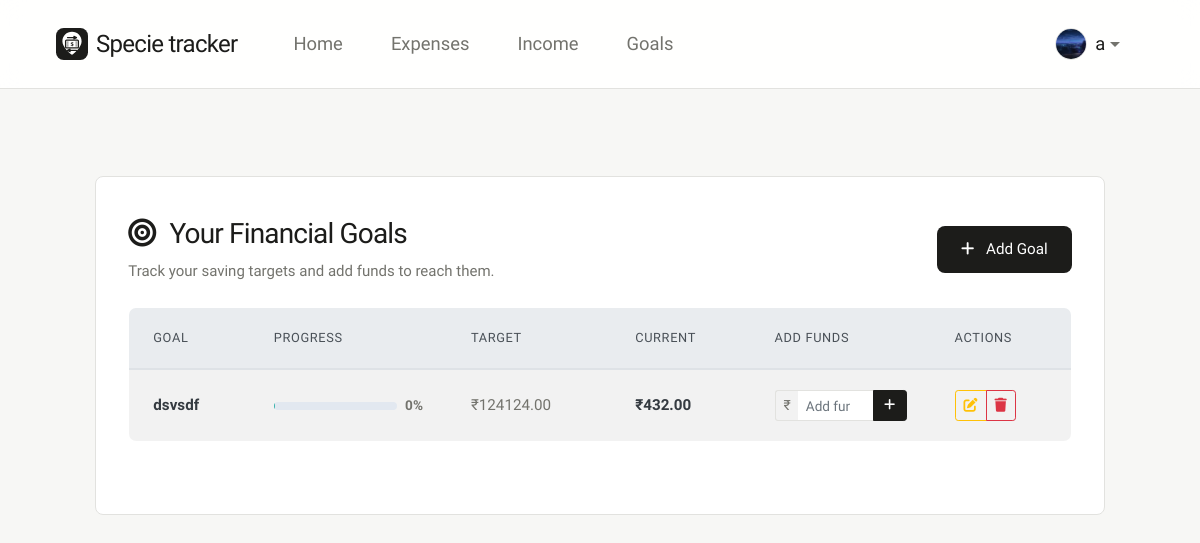
/view_goals (signed in), run on the app's committed database.
### finance_app/models.py (models this page shows)
class User(db.Model):
    __tablename__ = 'users'
    id = db.Column(db.Integer, primary_key=True, autoincrement=True)
    username = db.Column(db.String(80), unique=True, nullable=False)
    password = db.Column(db.String(120), nullable=False)
    profile_image = db.Column(db.String(255))
    expenses = db.relationship('Expense', backref='user', lazy=True)
    goals = db.relationship('Goal', backref='user', lazy=True)
    incomes = db.relationship('Income', backref='user', lazy=True)

class Goal(db.Model):
    __tablename__ = 'goals'
    id = db.Column(db.Integer, primary_key=True, autoincrement=True)
    user_id = db.Column(db.Integer, db.ForeignKey('users.id'), nullable=False)
    goal = db.Column(db.String(255), nullable=False)
    target_amount = db.Column(db.Float, nullable=False)
    current_amount = db.Column(db.Float, nullable=False)

### finance_app/routes/goals.py (the view)
    @app.route('/view_goals')
    def view_goals():
        if 'user_id' not in session:
            return redirect(url_for('login'))
        user_id = session['user_id']
        raw_goals = get_goals_by_user_id(user_id)
        goals = []
        leftovers_history = []
        total_leftovers = 0.0
        if raw_goals:
            leftovers_history, total_leftovers = get_leftover_salary_history(user_id)
            first_goal = raw_goals[0]
            modified_first = list(first_goal)
            modified_first[4] = float(modified_first[4] or 0.0) + total_leftovers
            goals.append(tuple(modified_first))
            for g in raw_goals[1:]:
                goals.append(g)
        return render_template('view_goals.html', goals=goals, leftovers_history=leftovers_history, total_leftovers=total_leftovers)

### finance_app/helpers.py (called while the page is built, shortened)
def get_leftover_salary_history(user_id):
    incomes = get_income_by_user_id(user_id)
    expenses = get_expenses_fortbl_by_user_id(user_id)
    income_by_month = {}
    for inc in incomes:
        dt = inc[4]
        if not dt:
            continue
        ym = dt[:7]
        income_by_month[ym] = income_by_month.get(ym, 0.0) + inc[3]
    expense_by_month = {}
    for exp in expenses:
        dt = exp[4]
        if not dt:
            continue
        ym = dt[:7]
        expense_by_month[ym] = expense_by_month.get(ym, 0.0) + exp[3]
    all_months = sorted(list(set(list(income_by_month.keys()) + list(expense_by_month.keys()))))
    leftovers = []
    total_leftover = 0.0
    for ym in all_months:
        inc = income_by_month.get(ym, 0.0)
        exp = expense_by_month.get(ym, 0.0)
        left = inc - exp
    return leftovers, total_leftover

### finance_app/models.py (called while the page is built)
def get_income_by_user_id(user_id):
    incomes = Income.query.filter_by(user_id=user_id).all()
    return [(inc.id, inc.user_id, inc.source, inc.amount, inc.date) for inc in incomes]

def get_expenses_fortbl_by_user_id(user_id):
    expenses = Expense.query.filter_by(user_id=user_id).all()
    return [(exp.id, exp.user_id, exp.category, exp.amount, exp.date, exp.description) for exp in expenses]

def get_goals_by_user_id(user_id):
    goals = Goal.query.filter_by(user_id=user_id).all()
    return [(g.id, g.user_id, g.goal, g.target_amount, g.current_amount) for g in goals]

def get_user_by_id(user_id):
    user = db.session.get(User, user_id)
    if user:
        return {'id': user.id, 'username': user.username, 'profile_image': user.profile_image}
    return None

### templates/view_goals.html (shortened to what this page needs)
{% extends "base.html" %}
{% block content %}
<div class="row justify-content-center">
    <div class="col-12 col-xl-11">
        <div class="clean-card">
            <div class="d-flex flex-column flex-md-row justify-content-between align-items-start align-items-md-center mb-4">
                <div>
                    <h2 class="mb-2"><i class="fa-solid fa-bullseye mr-2"></i> Your Financial Goals</h2>
                    <p class="text-muted mb-0">Track your saving targets and add funds to reach them.</p>
                </div>
                <div class="mt-3 mt-md-0">
                    <a href="{{ url_for('add_goal') }}" class="btn btn-primary">
                        <i class="fa-solid fa-plus mr-2"></i> Add Goal
                    </a>
                </div>
            </div>
            {% if goals %}
            <div class="table-responsive">
                <table class="table table-hover table-striped align-middle">
                    <thead class="thead-light">
                        <tr>
                            <th>Goal</th>
                            <th>Progress</th>
                            <th>Target</th>
                            <th>Current</th>
                            <th style="width: 180px; min-width: 180px;">Add Funds</th>
                            <th>Actions</th>
                        </tr>
                    </thead>
                    <tbody>
                        {% for goal in goals %}
                        <tr>
                            <td class="text-dark">
                                <span class="font-weight-bold">{{ goal[2] }}</span>
                            </td>
                            <td>
                                {% set percent = (goal[4] / goal[3] * 100) if goal[3] > 0 else 0 %}
                                <div class="d-flex align-items-center">
                                    <div class="progress flex-grow-1 mr-2" style="height: 8px; border-radius: 4px; background-color: #E2E8F0; min-width: 80px;">
                                    </div>
                                    <span style="font-size: 0.85rem; font-weight: 600; color: var(--text-muted);">{{ "%.0f"|format(percent) }}%</span>
                                </div>
                            </td>
                            <td class="text-muted">₹{{ "%.2f"|format(goal[3]) }}</td>
                            <td class="font-weight-bold text-dark">₹{{ "%.2f"|format(goal[4]) }}</td>
                            <td style="min-width: 180px; vertical-align: middle;">
                                <form method="POST" action="{{ url_for('add_goal_funds', goal_id=goal[0]) }}" class="d-flex w-100">
                                    <div class="input-group input-group-sm">
                                        <div class="input-group-prepend">
                                            <span class="input-group-text" style="background: transparent; border-right: none; color: var(--text-muted); padding: 0.25rem 0.5rem; border-color: var(--border-color);">₹</span>
                                        </div>
                                        <input type="number" step="0.01" min="0.01" class="form-control form-control-sm" name="amount_to_add" placeholder="Add funds" required style="border-left: none; border-top-right-radius: 0; border-bottom-right-radius: 0; border-color: var(--border-color); height: 31px; font-size: 0.85rem;">
                                        <div class="input-group-append">
                                            <button class="btn btn-sm btn-dark" type="submit" style="border-top-left-radius: 0; border-bottom-left-radius: 0; background-color: var(--text-main); border-color: var(--text-main); height: 31px; display: flex; align-items: center; justify-content: center; width: 34px;">
                                                <i class="fa-solid fa-plus" style="font-size: 0.8rem;"></i>
                                            </button>
                                        </div>
                                    </div>
                                </form>
                            </td>
                            <td>
                                <div class="btn-group" role="group" aria-label="Goal actions">
                                    <a class="btn btn-sm btn-outline-warning" href="{{ url_for('edit_goal', goal_id=goal[0]) }}">
                                        <i class="fa-solid fa-edit"></i>
                                    </a>
                                    <a class="btn btn-sm btn-outline-danger" href="{{ url_for('delete_goal_route', goal_id=goal[0]) }}" onclick="return confirm('Are you sure you want to delete this goal?');">
                                        <i class="fa-solid fa-trash"></i>
                                    </a>
                                </div>
                            </td>
                        </tr>
                        {% endfor %}
                    </tbody>
                </table>
            </div>
            {% endif %}
        </div>
    </div>
</div>
{% endblock %}

### templates/base.html (shortened to what this page needs)
<!DOCTYPE html>
<html lang="en">
<head>
    <link href="https://stackpath.bootstrapcdn.com/bootstrap/4.5.2/css/bootstrap.min.css" rel="stylesheet">
    <link rel="stylesheet" href="https://cdnjs.cloudflare.com/ajax/libs/font-awesome/6.4.0/css/all.min.css">
    <link rel="stylesheet" href="{{ url_for('static', filename='css/style.css') }}">
</head>
<body>
    <nav class="navbar navbar-expand-lg fixed-top" style="background-color: rgba(255, 255, 255, 0.9) !important; backdrop-filter: blur(12px); border-bottom: 1px solid var(--border-color);">
        <div class="container-fluid px-4">
            <div class="navbar-brand d-flex align-items-center">
                <svg xmlns="http://www.w3.org/2000/svg" viewBox="0 0 100 100" width="32" height="32" class="mr-2" style="vertical-align: middle;">
                    <rect width="100" height="100" rx="24" fill="#1C1C1A" />
                    <path d="M50 12 C33 12 20 25 20 42 C20 59 42 78 47 82 C49 84 51 84 53 82 C58 78 80 59 80 42 C80 25 67 12 50 12 Z" fill="#ffffff" />
                    <path d="M36 30 L64 30 M56 26 L64 30 L56 34" stroke="#1C1C1A" stroke-width="4" stroke-linecap="round" stroke-linejoin="round" fill="none" />
                    <rect x="30" y="38" width="40" height="24" rx="3" fill="none" stroke="#1C1C1A" stroke-width="4" />
                    <text x="50" y="56" font-family="system-ui, -apple-system, sans-serif" font-weight="800" font-size="18" fill="#1C1C1A" text-anchor="middle">$</text>
                    <line x1="35" y1="44" x2="38" y2="44" stroke="#1C1C1A" stroke-width="2" stroke-linecap="round" />
                    <line x1="35" y1="50" x2="38" y2="50" stroke="#1C1C1A" stroke-width="2" stroke-linecap="round" />
                    <line x1="35" y1="56" x2="38" y2="56" stroke="#1C1C1A" stroke-width="2" stroke-linecap="round" />
                    <line x1="62" y1="44" x2="65" y2="44" stroke="#1C1C1A" stroke-width="2" stroke-linecap="round" />
                    <line x1="62" y1="50" x2="65" y2="50" stroke="#1C1C1A" stroke-width="2" stroke-linecap="round" />
                    <line x1="62" y1="56" x2="65" y2="56" stroke="#1C1C1A" stroke-width="2" stroke-linecap="round" />
                    <path d="M64 70 L36 70 M44 66 L36 70 L44 74" stroke="#1C1C1A" stroke-width="4" stroke-linecap="round" stroke-linejoin="round" fill="none" />
                </svg>
                <span>Specie tracker</span>
            </div>
            <div class="collapse navbar-collapse" id="navbarNav">
                <ul class="navbar-nav mr-auto pl-3">
                    {% if g.user %}
                        <li class="nav-item"><a class="nav-link" href="{{ url_for('home') }}">Home</a></li>
                        <li class="nav-item"><a class="nav-link" href="{{ url_for('view_expenses') }}">Expenses</a></li>
                        <li class="nav-item"><a class="nav-link" href="{{ url_for('view_income') }}">Income</a></li>
                        <li class="nav-item"><a class="nav-link" href="{{ url_for('view_goals') }}">Goals</a></li>
                    {% endif %}
                </ul>
                <ul class="navbar-nav ml-auto">
                    {% if g.user %}
                        <li class="nav-item dropdown">
                            <a class="nav-link dropdown-toggle d-flex align-items-center" href="#" id="navbarDropdown" role="button" data-toggle="dropdown" aria-haspopup="true" aria-expanded="false">
                                <img src="{{ url_for('static', filename='profile_images/' ~ g.user.profile_image) }}" class="profile-pic" alt="Profile Picture" style="width: 32px; height: 32px; border-radius: 50%; object-fit: cover; margin-right: 8px; border: 1px solid var(--border-color);">
                                <span style="font-weight: 500; color: var(--text-main);">{{ g.user.username }}</span>
                            </a>
                        </li>
                    {% endif %}
                </ul>
            </div>
        </div>
    </nav>
    <div class="container-fluid px-4 px-lg-5 mt-5 pt-5">
        {% block content %}{% endblock %}
    </div>
</body>
</html>

### static/css/style.css (style rules this page uses)
:root { --bg-color: #F7F7F5; --surface: #FFFFFF; --text-main: #1C1C1A; --text-muted: #73736D; --border-color: #E2E2DF; --accent: #4A5568; --accent-hover: #2D3748; --radius: 8px; }
body { font-family: 'Tektur', -apple-system, BlinkMacSystemFont, "Segoe UI", Roboto, Helvetica, Arial, sans-serif; background-color: var(--bg-color); color: var(--text-main); line-height: 1.6; font-size: 15px; -webkit-font-smoothing: antialiased; -moz-osx-font-smoothing: grayscale; padding-top: 80px; margin: 0; }
h1, h2, h3, h4, h5, h6 { font-weight: 500; color: var(--text-main); line-height: 1.2; margin-top: 0; margin-bottom: 1rem; letter-spacing: -0.03em; }
h2 { font-size: 1.75rem; font-weight: 400; }
p { margin-top: 0; margin-bottom: 1.5rem; color: var(--text-muted); }
.text-muted { color: var(--text-muted) !important; }
.navbar { background-color: var(--surface) !important; border-bottom: 1px solid var(--border-color); padding: 1.25rem 2rem; }
.navbar-brand { font-family: 'Playwrite GB S Guides', cursive; font-weight: 500; color: var(--text-main) !important; font-size: 1.5rem; letter-spacing: -0.03em; }
.navbar-nav .nav-link { font-family: 'Audiowide', sans-serif; color: var(--text-muted) !important; font-size: 1.15rem; font-weight: 500; transition: color 0.2s ease; padding-left: 1.5rem !important; padding-right: 1.5rem !important; }
.clean-card { background-color: var(--surface); border: 1px solid var(--border-color); padding: 2.5rem 2rem; border-radius: var(--radius); transition: transform 0.2s ease, border-color 0.2s ease; position: relative; overflow: hidden; }
a { color: var(--text-main); text-decoration: none; transition: color 0.2s ease; }
.btn-primary { background-color: var(--text-main); color: var(--surface); border: none; border-radius: var(--radius); padding: 0.75rem 1.5rem; font-weight: 500; font-size: 0.95rem; transition: all 0.2s ease; }
.table { width: 100%; border-collapse: collapse; margin-bottom: 2rem; background-color: var(--surface); border-radius: var(--radius); overflow: hidden; border: 1px solid var(--border-color); }
.table th { text-align: left; border-bottom: 1px solid var(--border-color); background-color: #FDFDFD; padding: 1.25rem 1.5rem; font-weight: 500; color: var(--text-muted); font-size: 0.8rem; text-transform: uppercase; letter-spacing: 0.05em; }
.table td { padding: 1.25rem 1.5rem; border-bottom: 1px solid var(--border-color); color: var(--text-main); vertical-align: middle; font-size: 0.95rem; }
.table tr:last-child td { border-bottom: none; }
.form-control { border: 1px solid var(--border-color); border-radius: 6px; padding: 0.75rem 1rem; font-family: inherit; font-size: 0.95rem; background-color: var(--surface); color: var(--text-main); transition: border-color 0.2s ease; }

### data on the page
User: profile_image (picture)
Goal: goal "dsvsdf", percent "0", target_amount "124124.00", current_amount "432.00"

### other printed values
{{ g.user.username }} "a"
